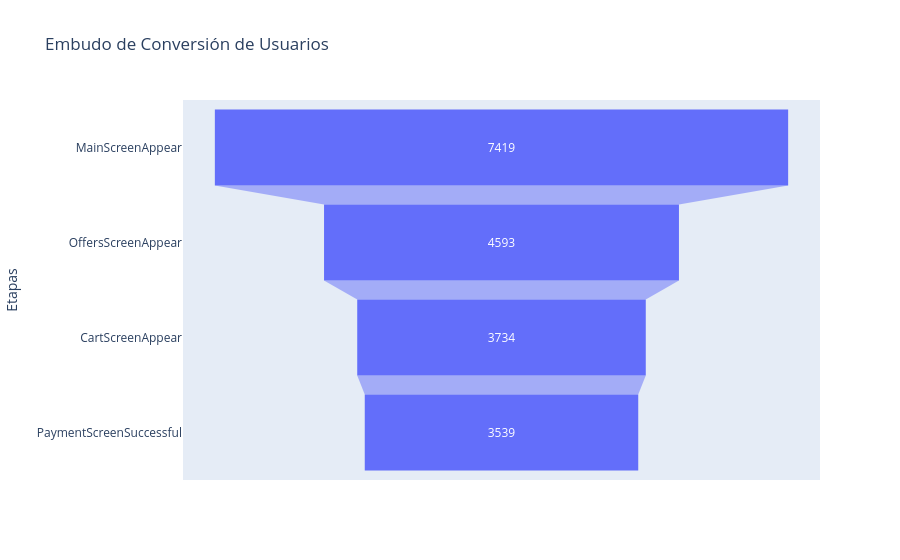

Notebook code for this chart:
### Markdown cell above
Se pierden más usuarios entre la página principal y la página de ofertas. Es más probale que los usuarios lleguen a la página de pago si ven las ofertas.

### Code cell
#Gráfico funnel del embudo
fig = px.funnel(etapas_embudo, x='users', y='event', title='Embudo de Conversión de Usuarios')
fig.update_layout(xaxis_title='Número de Usuarios', yaxis_title='Etapas')
fig.show()

### Figure 1 — Plotly figure (JSON) as saved in the notebook; plotly's stock layout.template omitted (floating-point values rounded to 4 significant figures)
{"data": [{"hovertemplate": "users=%{x}<br>event=%{y}<extra></extra>", "legendgroup": "", "marker": {"color": "#636efa"}, "name": "", "orientation": "h", "showlegend": false, "type": "funnel", "x": [7419, 4593, 3734, 3539], "xaxis": "x", "y": ["MainScreenAppear", "OffersScreenAppear", "CartScreenAppear", "PaymentScreenSuccessful"], "yaxis": "y"}], "layout": {"legend": {"tracegroupgap": 0}, "title": {"text": "Embudo de Conversión de Usuarios"}, "xaxis": {"anchor": "y", "domain": [0, 1], "title": {"text": "Número de Usuarios"}}, "yaxis": {"anchor": "x", "domain": [0, 1], "title": {"text": "Etapas"}}}}
